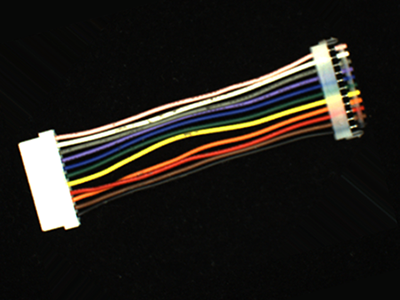
//> input picture 5.tif, 400 x 300 px
$ ./hough 5.tif   (built with g++ and OpenCV 4)
//> lines starting //> are read from the running program, lines starting //| are printed output that depends on the picture; after the words box and inside, x2 and y2 are one past the last pixel; in counts of white or black regions, pixels touching at a corner belong together
#include <opencv2/opencv.hpp>

using namespace cv;
using namespace std;

int main(int argc, char** argv)
{
    Mat img = imread(argv[1], IMREAD_COLOR);
//> img is the input picture: 300 rows x 400 cols, CV_8UC3; mean B, G, R 26.6, 31.3, 34.6
    Mat canny, gray;
    cvtColor(img, gray, COLOR_BGR2GRAY);
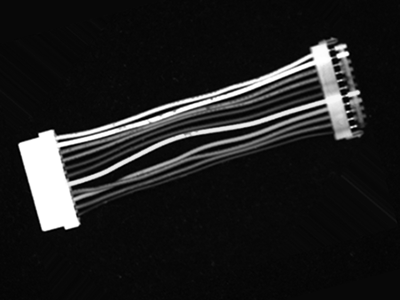
//> gray: 300 rows x 400 cols, CV_8UC1; min 0, max 255, mean 31.8
    GaussianBlur(gray, canny, Size(5, 5), 2, 20);
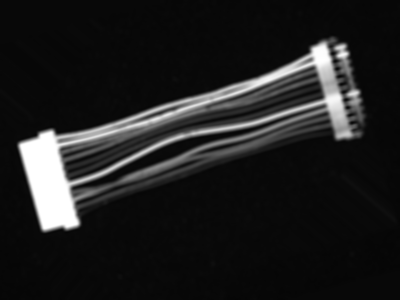
//> canny: 300 rows x 400 cols, CV_8UC1; min 5, max 255, mean 31.8
    Canny(canny, canny, 50, 200, 3);
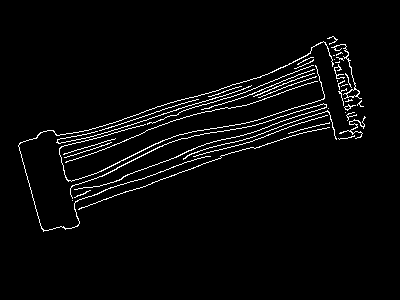
//> canny: 300 rows x 400 cols, CV_8UC1; 3.4% white in thin lines or dots, all inside (x1, y1, x2, y2) = (18, 36, 366, 232)
    int minLineLength = 10, maxLineGap = 0;

    vector<Vec4i> lines;
    HoughLinesP(canny, lines, 1, CV_PI/180, 10, minLineLength, maxLineGap);
//> lines = 29 lines (x1, y1, x2, y2), first 8: [62, 142, 74, 140], [129, 128, 145, 124], [203, 153, 213, 151], [108, 131, 123, 127], [151, 175, 175, 166], [288, 64, 299, 59], [173, 106, 183, 103], [161, 179, 178, 173]

    Point pt1, pt2;
    for (int i = 0; i < lines.size(); i++) {
        pt1.x = lines[i][0];
        pt1.y = lines[i][1];
        pt2.x = lines[i][2];
        pt2.y = lines[i][3];

        line(img, pt1, pt2, Scalar(255, 0, 255), 3, LINE_AA);
    }
//> this loop made 29 passes
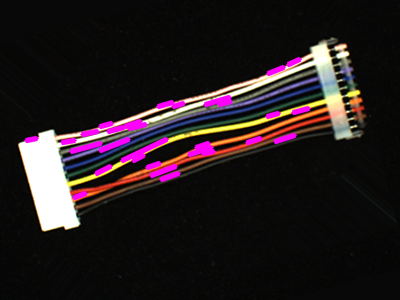
//> img: 300 rows x 400 cols, CV_8UC3; 3.31% of pixels changed, all inside (x1, y1, x2, y2) = (23, 56, 312, 201)

    imshow("Hough", img);
    waitKey(0);

    destroyAllWindows();

    return 0;
}
